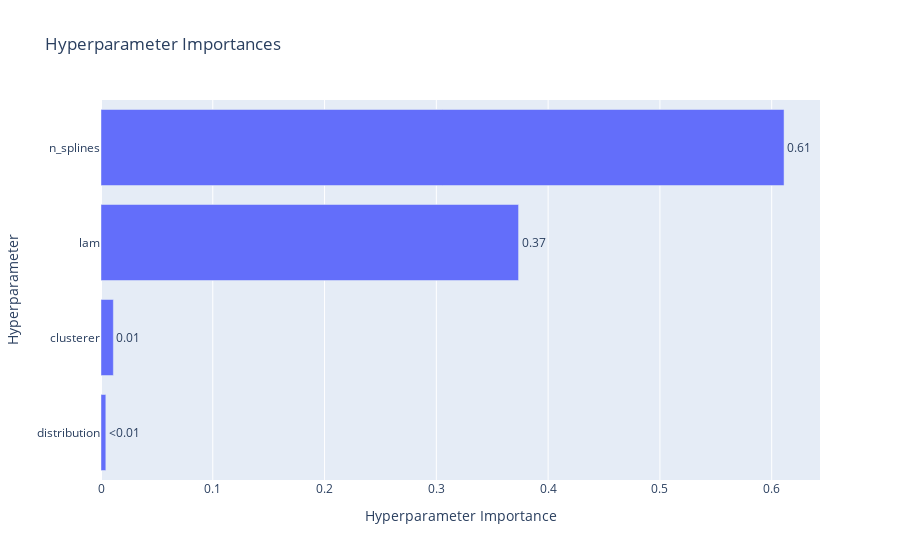

The code cell stored with this chart in its notebook:
### Markdown cell above
##### **Hyperparameter Importances**

### Code cell
plot_param_importances(study_gam)

### Figure 1 — Plotly figure (JSON) as saved in the notebook; plotly's stock layout.template omitted (floating-point values rounded to 4 significant figures)
{"data": [{"cliponaxis": false, "hovertemplate": ["distribution (CategoricalDistribution): 0.004324716084484543<extra></extra>", "clusterer (CategoricalDistribution): 0.011059701544878136<extra></extra>", "lam (FloatDistribution): 0.37355967016336855<extra></extra>", "n_splines (IntDistribution): 0.6110559122072687<extra></extra>"], "name": "Objective Value", "orientation": "h", "text": ["<0.01", "0.01", "0.37", "0.61"], "textposition": "outside", "type": "bar", "x": [0.004325, 0.01106, 0.3736, 0.6111], "y": ["distribution", "clusterer", "lam", "n_splines"]}], "layout": {"title": {"text": "Hyperparameter Importances"}, "xaxis": {"title": {"text": "Hyperparameter Importance"}}, "yaxis": {"title": {"text": "Hyperparameter"}}}}
